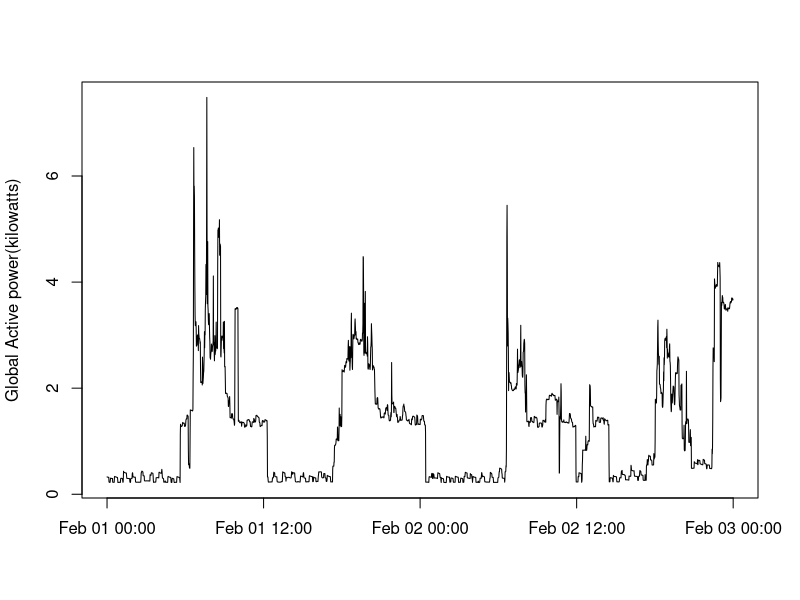

Write R code to recreate this figure.
# Data has been cleaned by clean.R
# See repo for what happened in the script :) 

library(data.table)

# read small Data set
dt <-fread("workingData.csv")

png("plot2.png", width = 600, height = 600)
# plotting with line 
with(dt, plot(DnT,Global_active_power,type = "l",
              ylab = "Global Active power(kilowatts)",
              xlab = ""))

# copy to file
#dev.copy(png,"plot2.png")
dev.off()
